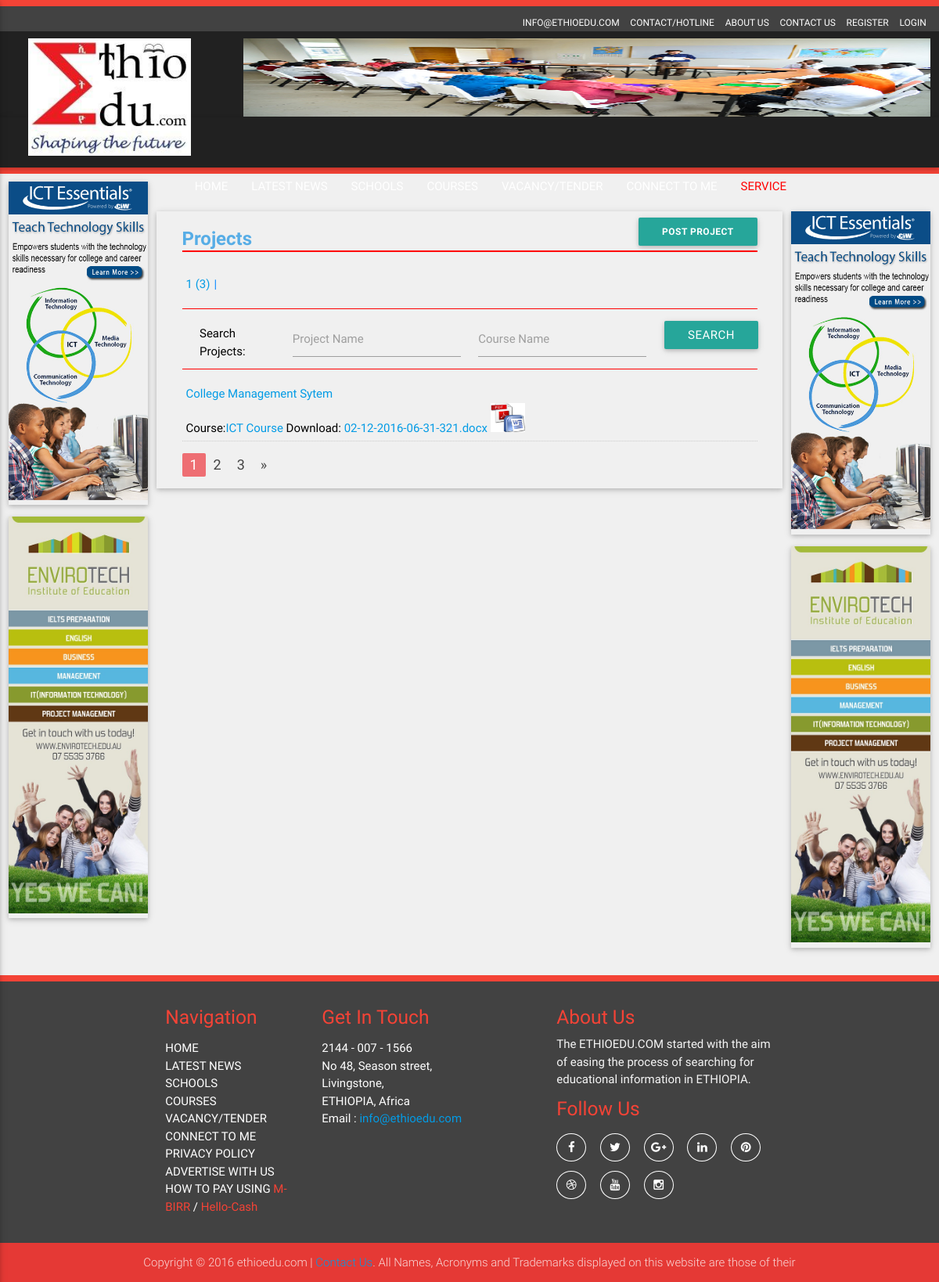
/index.php/Projectlist/display/1, run on an earlier commit of the app's database.
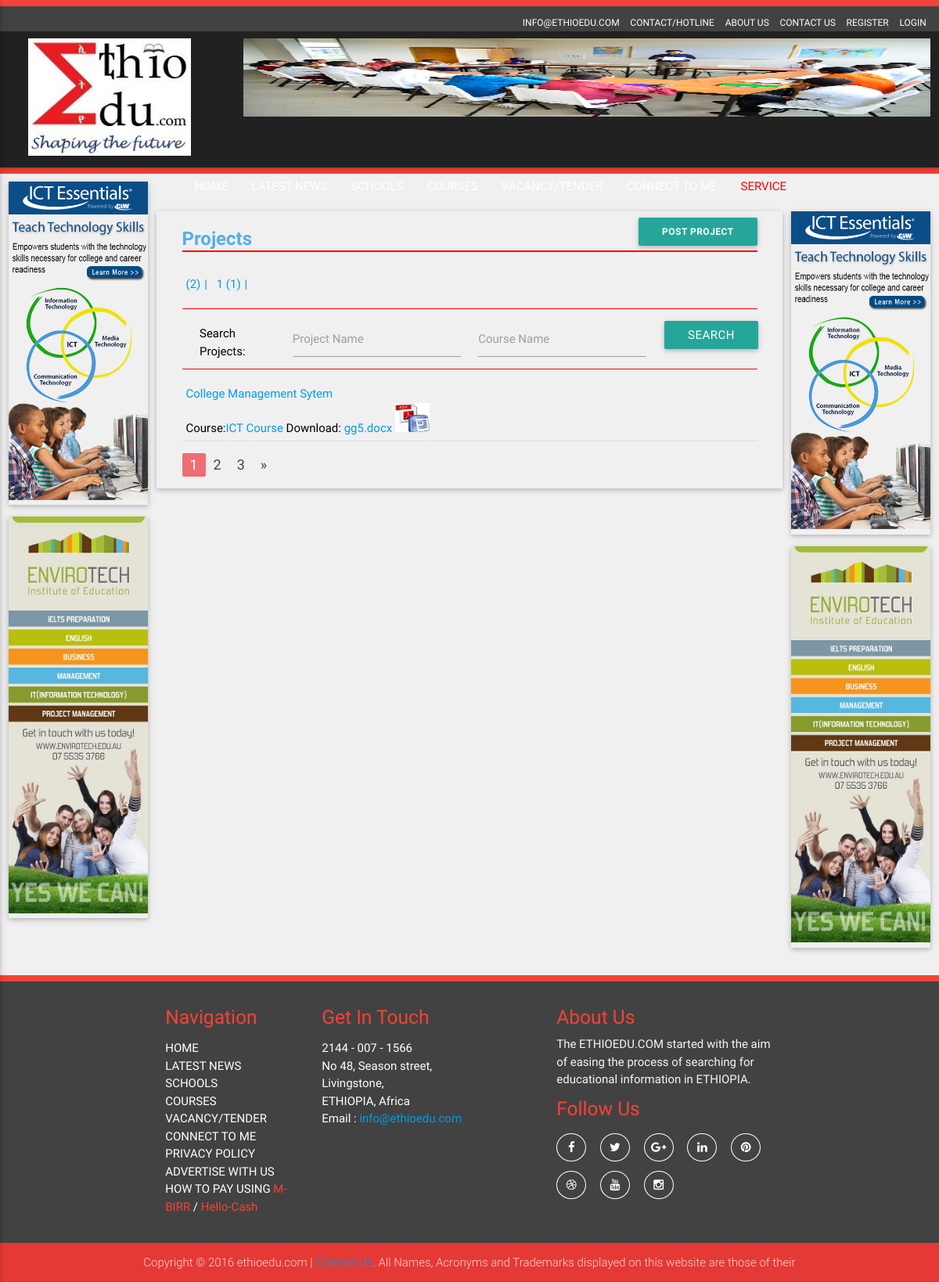
And on a later commit of the database.
### tables this page shows
CREATE TABLE `tbl_advertise` (
  `advertise_id` int(11) NOT NULL,
  `advertise_name` varchar(100) NOT NULL,
  `advertise_email` varchar(50) NOT NULL,
  `advertise_number` varchar(15) NOT NULL,
  `advertise_category` varchar(50) NOT NULL,
  `advertise_position` varchar(20) NOT NULL,
  `advertise_subject` varchar(200) NOT NULL,
  `advertise_attachment` varchar(200) NOT NULL,
  `advertise_desc` varchar(500) NOT NULL,
  `advertise_date` varchar(50) NOT NULL,
  `advertise_time` varchar(50) NOT NULL,
  `user_id` int(11) NOT NULL,
  `isactive` tinyint(1) NOT NULL DEFAULT '0'
);

CREATE TABLE `tbl_projects` (
  `project_id` int(11) NOT NULL,
  `project_title` varchar(100) NOT NULL,
  `project_course` varchar(50) NOT NULL,
  `project_category` varchar(200) NOT NULL,
  `project_year` varchar(50) NOT NULL,
  `project_format` varchar(50) NOT NULL,
  `project_upload` varchar(50) NOT NULL,
  `project_date` varchar(50) NOT NULL,
  `project_time` varchar(50) NOT NULL,
  `project_approve` varchar(10) NOT NULL,
  `user_id` int(11) NOT NULL
);

### application/controllers/Projectlist.php (called while the page is built, shortened)
<?php
class Projectlist extends CI_Controller {
	public function __construct()
    {
        $this->load->helper(array('form','url'));
        $this->load->library(array('session', 'form_validation', 'email'));
        $this->load->library(array('session', 'form_validation', 'pagination', 'email','MY_Input'));
        $this->load->database();
        $this->load->model('Init_models');
    }
function display($query_id = 0, $sort_by = 'project_title',$sort_order = 'asc', $offset = 0 ){
        $limit = 1;
        $banners = $this->Init_models->getadvertisebanners();
                $data = array(
                'm_title' => 'Project List',
                'title'   => 'Project List',
                'banners' => $banners
            );
       $this->input->load_query($query_id);
        $query_array =   array(
           'project_title'=> $this->input->get('project_title'),
           'project_course'=> $this->input->get('project_course'),
           'project_category'=> $this->input->get('project_category'),
    );
   $results = $this->Init_models->search_project($query_array, $limit, $offset, $sort_by, $sort_order);
   $data['project']= $results['rows'];
   $data['num_results'] = $results['num_rows'];
    $config = array();
     $config['base_url'] = base_url("index.php/Projectlist/display/$query_id/$sort_by/$sort_order");
     $config['total_rows'] = $data['num_results'];
     $config['per_page'] = $limit;
     $config["uri_segment"] = 6;
        $config['full_tag_open'] = '<ul class="pagination">';
        $config['full_tag_close'] = '</ul>';
        $config['first_link'] = false;
        $config['last_link'] = false;
        $config['first_tag_open'] = '<li>';
        $config['first_tag_close'] = '</li>';
        $config['prev_link'] = '&laquo';
        $config['prev_tag_open'] = '<li class="prev">';
        $config['prev_tag_close'] = '</li>';
        $config['next_link'] = '&raquo';
        $config['next_tag_open'] = '<li>';
        $config['next_tag_close'] = '</li>';
        $config['last_tag_open'] = '<li>';
        $config['last_tag_close'] = '</li>';
        $config['cur_tag_open'] = '<li class="active"><a href="#">';
        $config['cur_tag_close'] = '</a></li>';
        $config['num_tag_open'] = '<li>';
        $config['num_tag_close'] = '</li>';
     $this->pagination->initialize($config);
       $data['categories'] = $this->Init_models->get_project_cat();
     $data['pagination'] = $this->pagination->create_links();
$data['project_topics']=$this->Init_models->selectproject();
       $this->load->view('Projectlist',$data);
    }
}

### index.php (called while the page is built, shortened)
<?php
require_once BASEPATH.'core/CodeIgniter.php';

### application/models/Init_models.php (called while the page is built, shortened)
<?php
   class Init_models extends CI_Model
   {
       public function get_project_cat()
      {
          $query = $this->db->query("SELECT * from tbl_projects GROUP BY project_category ");
          return $query->result_array();
        }
    public function getadvertisebanners()
      {
          $query = $this->db->query("SELECT * FROM tbl_advertise where isactive=true");
         return $query->result_array();
      }
    function search_project($query_array, $limit,$offset, $sort_by,$sort_order){
      $sort_order = ($sort_order == 'desc') ? 'desc': 'asc';
      $sort_columns =  array('project_title','project_course','project_category');
      $sort_by = (in_array($sort_by, $sort_columns)) ? $sort_by : 'project_title';
      $q = $this->db->select('*')
                     ->from('tbl_projects')
                     ->where('project_approve = 1')
                     ->limit($limit , $offset)
                    ->order_by($sort_by , $sort_order);
    $ret['rows']= $q->get()->result();
   $q = $this->db->select('count(*) as count', FALSE)
                       ->from('tbl_projects')
                   -> where('project_approve = 1') ;
    $tem = $q->get()->result();
    $ret['num_rows'] = $tem[0]->count;
   return $ret;
   }
   }
?>

### application/views/Projectlist.php (the view, shortened to what the changed rows need)
<?php  $this->load->view('header'); ?>
        <div class="service-wrap ">
            <div class="row">
                <div class="col s12 m8 grid-example z-depth-1">
                    <div class="project_details">
                        <div class="col m12 s12">
                            <div class="page-heading-wrap">
                                <h1 class="page-heading">Projects <span class="Project-button"><a href="<?php echo base_url().'index.php/project_topics'?>"class="waves-effect waves-light btn">Post Project</a></span></h1>
                            </div>
                        </div>
                        <div class="col s12 m12 ">
                            <div class="school_category_box">
                                 <ul class="s_category_list">
                                <?php foreach($categories as $row){
                                    $pc_name = $row['project_category'];
                                     $query2 = $this->db->query("select count(*) as row_count from tbl_projects where project_category = '".$pc_name."' GROUP BY project_category");
                                    ?>
                                    <li class="catrgory_list_item"><a href="<?php echo base_url(); ?>index.php/Projectlist/search?category=<?php echo $pc_name; ?>"><?php echo $pc_name; ?> (<?php echo $query2->result()[0]->row_count; ?>)</a></li>
                                    <?php } ?>
                                </ul>
                            </div>
                        </div>
                        <div class="col s12 m12 ">
                            <div class="project_list_wrap">
                                   <ul class="project_list">
                                    <?php
                                    $resultcount = count($project);
                                    if($resultcount >= 1){
                                    foreach($project as $row){
                                                       ?>
                                    <li class="project_content">
                                        <a href="#" class="vacancy_link">
                                            <span class="project_title"><?php echo $row->project_title;?></span><br>
                                        </a>
                                         <span class="project_sinfo">Course:<a href="#"><?php echo $row->project_course;?></a> Download: <a href="<?php echo base_url() . 'uploads/Documents/' .$row->project_upload;?>"><?php echo $row->project_upload;?> </a><img src="http://localhost/ETHIO/images/pdfword.jpg" style="height: 37px;
    width: 44px;"> </span>
                                    </li>
                                    <?php }}else{
                                        echo "Result Not Found";
                                        } ?>
                                </ul>
                            </div>
                        </div>
                    </div>
                </div>
            </div>
        </div>

### application/views/header.php (shortened to what the changed rows need)
<!DOCTYPE html>
<html lang="en">
    <head>
        <link rel="stylesheet" type="text/css" href="<?php echo base_url() . 'css/materialize.min.css' ?> " />
        <link rel="stylesheet" type="text/css" href="<?php echo base_url() . 'css/font-awesome.min.css' ?>" />
        <link rel="stylesheet" type="text/css" href="<?php echo base_url() . 'css/owl.carousel.css' ?>" />
        <link rel="stylesheet" type="text/css" href="<?php echo base_url() . 'css/bootstrapValidator.css'?>"/>
        <link rel="stylesheet" type="text/css" href="<?php echo base_url() . 'css/style.css' ?>" />
    </head>
    <body>
        <div class="header-top1 grey darken-4 ">
            <div class="row">
                <div class="col s9 ">
                    <div class="upper_slider">
                         <?php foreach ($banners as $key => $value) {
                                if($value['advertise_position']=='Top')
                                    echo "<div class='item'><img src='../uploads/".$value['advertise_attachment']."'></div>";
                            }?>
                    </div>
                </div>
            </div>
        </div>

What changed in the data, as far as the page shows it:
changed tbl_projects "College Management Sytem": row_count "3" → "2"; project_upload "02-12-2016-06-31-321.docx" → "gg5.docx"; project_category "1" → (not shown)
now on this page (row unchanged): tbl_projects: project_category "1", row_count "1", shown under "Projects"
